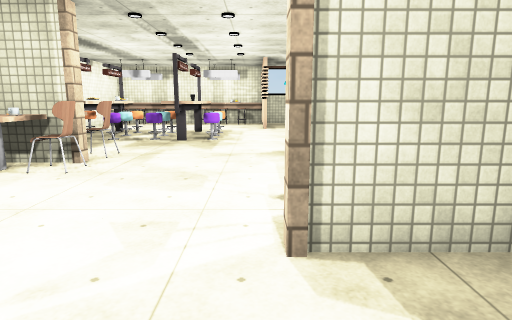
[1] (above)

20 first-person views from a walk through a 3-D level made in the Unity game engine. The camera is 1.5 m above the floor, tilts 10° down and sees 75° across. The floor is counted in squares, 1 m on a side. Each view is taken from the middle of a square. On the plan, view 1 faces up. The plan holds only what a view shows up to about 15 squares ahead; the rest is blank. The player is left out. Some surface patterns are stand-ins.

[2]
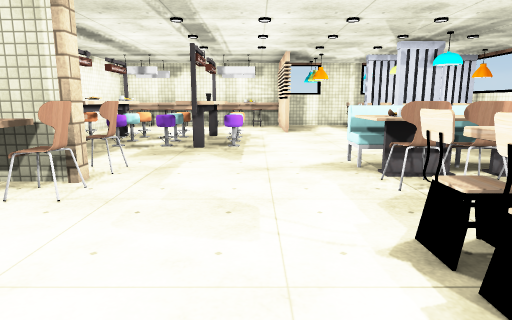

[3]
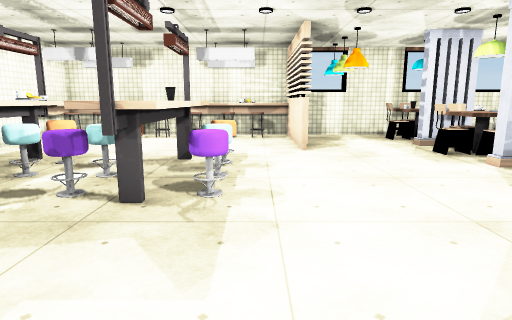

[4]
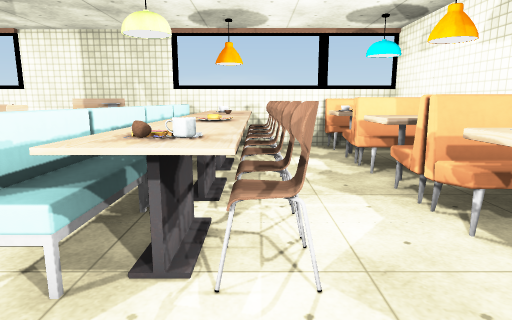

[5]
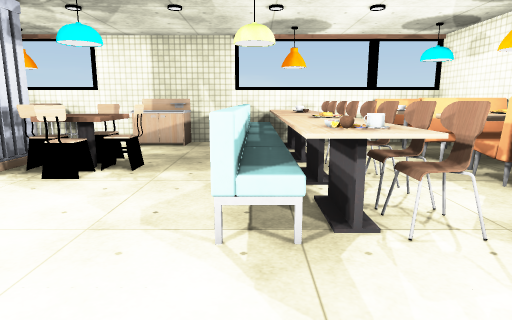

[6]
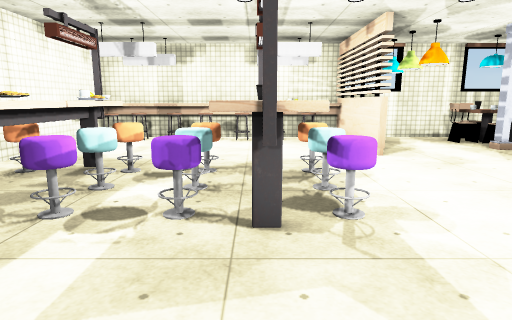

[7]
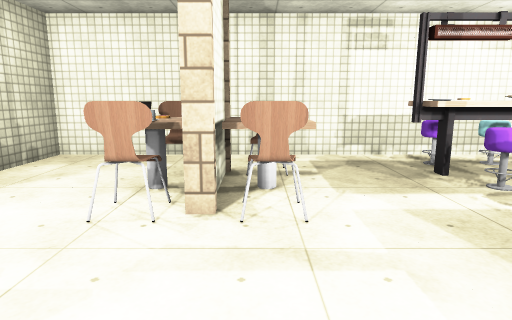

[8]
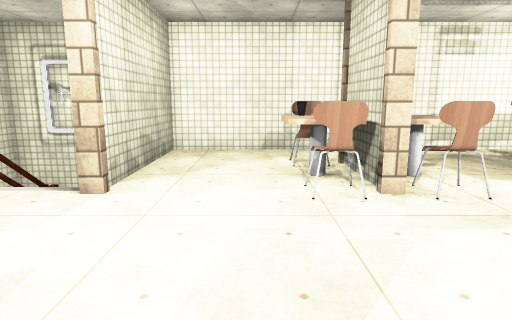

[9]
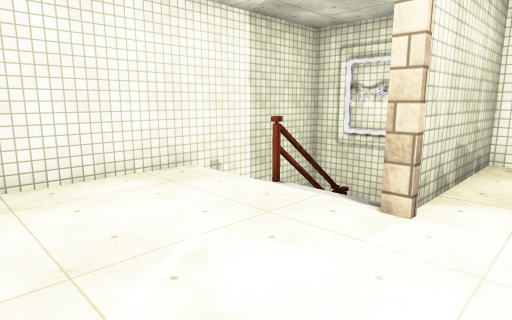

[10]
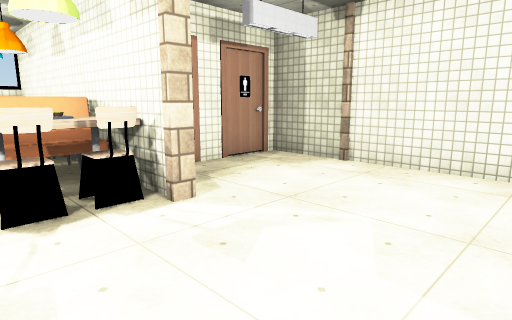

[11]
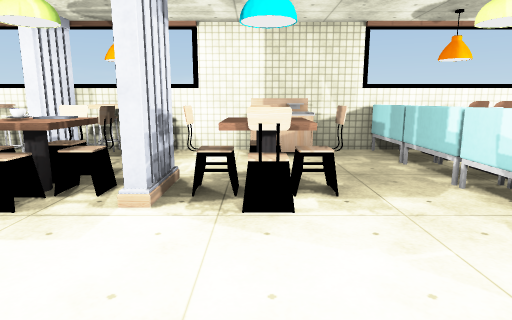

[12]
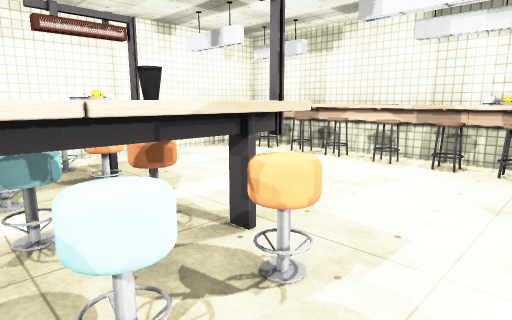

[13]
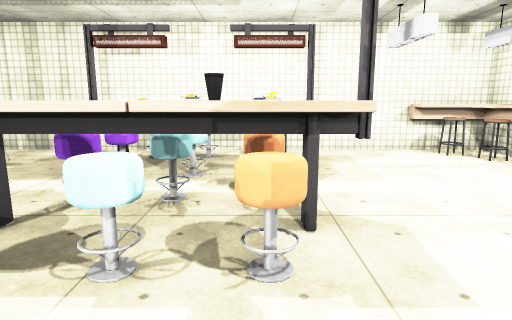

[14]
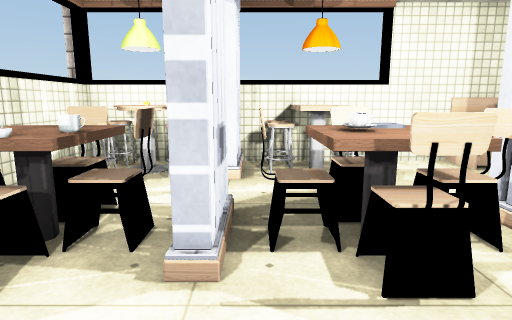

[15]
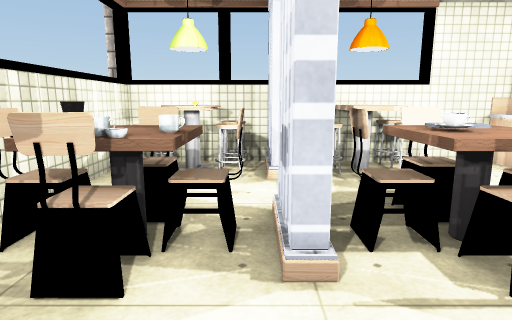

[16]
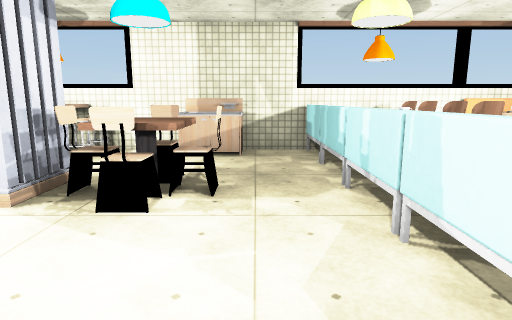

[17]
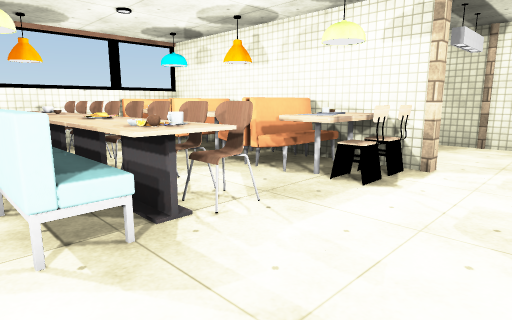

[18]
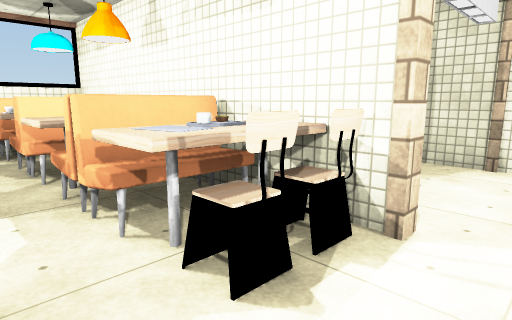

[19]
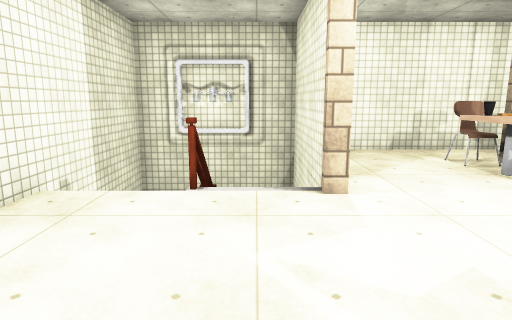

[20]
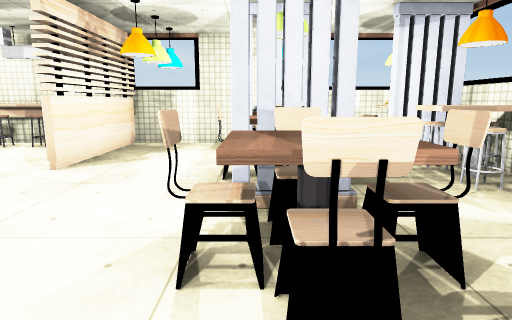

### Floor plan
Points are (right, up) in squares from view 1. A wall is a line through its corners. A room is listed if a view was taken in it or the views show most of it. See-through windows are left out.
Room 1 (views 1, 2, 3, 4, 5, 6, 7, 8, 9, 10, 11, 12, 13, 14, 15, 16, 17, 18, 19, 20)
walls: (-4.5, 8.2) (-6.5, 8.2); (-6.4, 8.4) (-5.3, 8.4); (5.4, 15.5) (5.4, 16); (5.7, 15.5) (5.7, 15.9) (6.4, 15.9); (0.4, 18.3) (0.4, 22.5); (0.5, 3.3) (5.5, 3.3); (6.5, 15.6) (4.7, 15.6) (4.7, 16); (2.6, 3.1) (0.5, 3.1); (-4.9, 3.1) (-9.4, 3.1) (-9.4, -1.6) (-6.4, -1.6); (4.7, 19.4) (4.7, 19.7) (5.4, 19.7); (7.4, 3.3) (10.4, 3.3) (10.4, 23.1) (0.6, 23.1) (0.6, 18.2); (-6.3, 1.2) (-4.7, 0.8); (8.4, 19.7) (10.1, 19.7); (-1.4, 23.1) (-2.5, 23.1); (-7.3, 1) (-4.5, 1); (10.2, 19.4) (9.4, 19.4); (-4.5, -1.6) (2.9, -1.6) (2.9, 1.4); (-6.4, 23.1) (-7.5, 23.1); (-9.4, 22.7) (-9.4, 3.3) (-4.6, 3.3)
ways out: gap at (-6, 1)
objects: table (-9, 21) to (-8, 23); stool (-8, 13); stool (-8, 15); stool (-8, 16); stool (-8, 22); chair (-7, 7); pillar (-7, 8); other object (-7, 9) to (-7, 10); table (-7, 12) to (-6, 17); stool (-7, 22); table (-6, 7); table (-6, 9) to (-5, 10); stool (-6, 13); stool (-6, 14) to (-6, 15); stool (-6, 16); stool (-6, 22); table (-6, 23) to (-5, 23); chair (-5, 7) to (-4, 7); chair (-5, 9) to (-4, 9); stool (-5, 22); pillar (-4, 3); pillar (-4, 8); stool (-4, 13); stool (-4, 15); stool (-4, 16); stool (-4, 22) to (-3, 22); table (-4, 23) to (-3, 23); table (-3, 12) to (-2, 17); stool (-2, 13); stool (-2, 14) to (-2, 15); stool (-2, 16); stool (-2, 22); stool (-1, 22); other object (-1, 23); pillar (0, -2); pillar (0, 3); chair (1, 4); chair (1, 5); table (1, 9) to (3, 9); bench (1, 10) to (3, 10); table (2, 4); cup (2, 5); table (2, 6); chair (2, 8); bench (3, 4) to (3, 6); chair (3, 8); bench (4, 6); chair (4, 8); table (4, 9) to (5, 9); bench (4, 10) to (5, 10); chair (4, 14) to (5, 14); chair (4, 18); chair (4, 21); table (5, 4) to (5, 6); chair (5, 8); chair (5, 13) to (6, 13); chair (5, 15) to (6, 15); chair (5, 17) to (6, 17); cup (5, 18); chair (5, 19) to (6, 19); cup (5, 21); chair (5, 22) to (6, 22); bench (6, 4) to (6, 6); chair (6, 8); table (6, 9); bench (6, 10) to (7, 10); chair (6, 14) to (7, 14); chair (6, 18) to (7, 18); chair (6, 20); chair (6, 21) to (7, 21); bench (7, 4) to (7, 6); chair (7, 8); other object (7, 9); table (8, 4); other object (8, 5) to (8, 6); chair (8, 8); table (8, 9) to (10, 9); bench (8, 10) to (10, 10); bench (9, 4) to (10, 6); other object (9, 8) to (10, 8); bin (9, 13) to (10, 14); stool (9, 17); stool (9, 18) to (9, 19); stool (9, 21); stool (9, 22); stool (10, 17); stool (10, 18); stool (10, 21); stool (10, 22)

Positions as (right, up) in squares from view 1, and headings:
1: (0, 0), facing up
2: (-1, 2), facing up
3: (-1, 8), facing up
4: (-1, 8), facing right
5: (-2, 10), facing right
6: (-3, 9), facing up
7: (0, 9), facing left
8: (1, 6), facing left
9: (0, 5), facing down-left
10: (-4, 6), facing down-right
11: (0, 14), facing right
12: (0, 14), facing up-left
13: (1, 16), facing left
14: (2, 19), facing right
15: (2, 20), facing right
16: (0, 12), facing right
17: (-2, 11), facing down-right
18: (-1, 7), facing down-right
19: (1, 2), facing left
20: (5, 11), facing up
